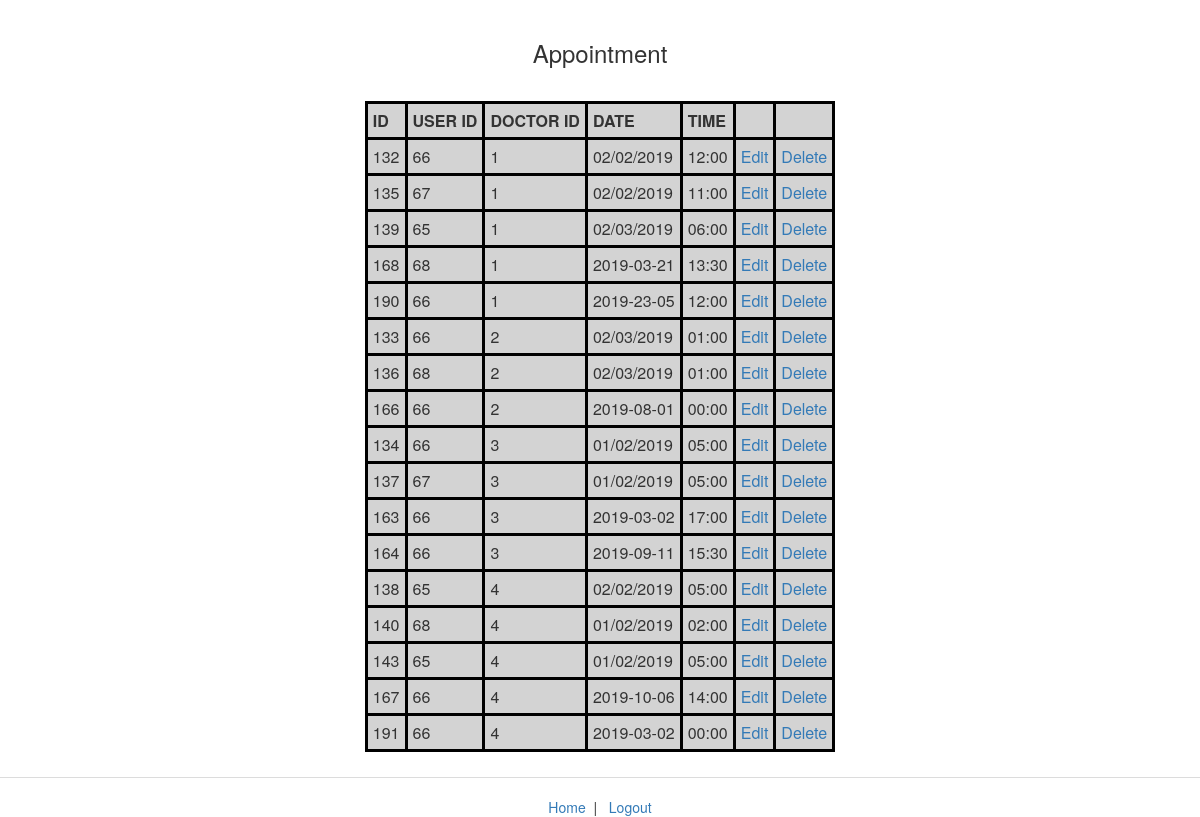
The page /appointments.php (signed in) on the database its author committed.
### tables this page shows
CREATE TABLE `user_reservation` (
  `id` int(11) NOT NULL,
  `user_id` int(11) NOT NULL,
  `doctor_id` int(11) NOT NULL,
  `date` text NOT NULL,
  `time` varchar(10) NOT NULL,
  `status` int(11) NOT NULL DEFAULT '0'
);

### appointments.php (the view, shortened to what this page needs)
<?php
    include 'header.php';
?>
<html>
    <head>
    </head>
    <body>
        <center>
        <div class='userbox'>
        <H3>Appointment</H3><br>
            <?php
            if (isset($_SESSION['loginEmail'])) {
                require 'config.php';
                $result = mysqli_query($con, "SELECT * FROM user_reservation
                    WHERE user_id IN
                    (SELECT id FROM userinfo) ORDER BY doctor_id")
                or die(mysqli_error());
                echo "<table border='1' cellpadding='10'>";
                echo "<tr> <th>ID</th> <th>USER ID</th> <th>DOCTOR ID</th> <th>DATE</th> <th>TIME</th> <th></th> <th></th></tr>";
                while($row = mysqli_fetch_array( $result )) {
                echo "<tr>";
                echo '<td>' . $row['id'] . '</td>';
                echo '<td>' . $row['user_id'] . '</td>';
                echo '<td>' . $row['doctor_id'] . '</td>';
                echo '<td>' . $row['date'] . '</td>';
                echo '<td>' . $row['time'] . '</td>';
                echo '<td><a href="edit.php?id=' . $row['id'] . '">Edit</a></td>';
                echo '<td><a href="delete.php?id=' . $row['id'] . '">Delete</a></td>';
                echo "</tr>";
                }
                echo "</table>";
            } else {
            header('location:error.php');
            }
            ?></div>
        <div class="container">
            <div class="row">
                <div class="col-sm-12">
                    <span class="text-center">
                        <a href="welcome_admin.php">Home</a>&nbsp;&nbsp;|&nbsp;&nbsp;
                        <a href="logout.php">Logout</a>
                    </span>
                </div>
            </div>
        </div><center>
    </body>
</html>

### appointments.php (style rules this page uses)
.userbox { background: #fff none repeat scroll 0 0; box-shadow: 0 0 1px; padding: 20px; margin-bottom: 20px; }
table, th, td { border: 3px solid black; background-color: lightgrey; margin: 5px; padding: 5px; }

### rows shown on the page
user_reservation: id "132", user "66", doctor "1", date "02/02/2019", time "12:00"
user_reservation: id "135", user "67", doctor "1", date "02/02/2019", time "11:00"
user_reservation: id "139", user "65", doctor "1", date "02/03/2019", time "06:00"
user_reservation: id "168", user "68", doctor "1", date "2019-03-21", time "13:30"
user_reservation: id "190", user "66", doctor "1", date "2019-23-05", time "12:00"
user_reservation: id "133", user "66", doctor "2", date "02/03/2019", time "01:00"
user_reservation: id "136", user "68", doctor "2", date "02/03/2019", time "01:00"
user_reservation: id "166", user "66", doctor "2", date "2019-08-01", time "00:00"
user_reservation: id "134", user "66", doctor "3", date "01/02/2019", time "05:00"
user_reservation: id "137", user "67", doctor "3", date "01/02/2019", time "05:00"
user_reservation: id "163", user "66", doctor "3", date "2019-03-02", time "17:00"
user_reservation: id "164", user "66", doctor "3", date "2019-09-11", time "15:30"
user_reservation: id "138", user "65", doctor "4", date "02/02/2019", time "05:00"
user_reservation: id "140", user "68", doctor "4", date "01/02/2019", time "02:00"
user_reservation: id "143", user "65", doctor "4", date "01/02/2019", time "05:00"
user_reservation: id "167", user "66", doctor "4", date "2019-10-06", time "14:00"
user_reservation: id "191", user "66", doctor "4", date "2019-03-02", time "00:00"
